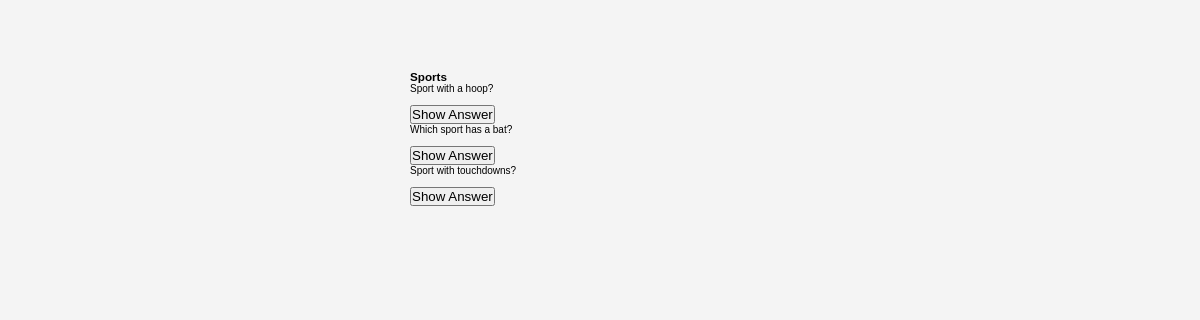
Screenshot of /play/15/ (signed in) with the database file from the repository.
### flashcard/models.py (models this page shows, shortened)
class Deck(models.Model):
    title = models.CharField(max_length=250)
    user = models.ForeignKey(
        User,
        on_delete=models.CASCADE,
        related_name="decks"
    )

class Flashcard(models.Model):
    question = models.TextField(blank=True)
    answer = models.TextField(blank=True)
    deck = models.ForeignKey(
        Deck,
        on_delete=models.CASCADE,
        related_name="cards"
    )

### flashcard/views.py (the view)
# urls.py: path("play/<int:pk>/", flashcard_views.play_deck, name="play_deck"),
@login_required
def play_deck(request, pk):
    deck = get_object_or_404(Deck, pk=pk)
    if deck.user == request.user:
        return render(request, "flashcard/play_deck.html", {"deck": deck})

### templates/flashcard/play_deck.html (shortened to what this page needs)
{% extends 'base.html' %}
{% block content %}
<div class='container'>
    <h3>{{deck.title}}</h3>
    {% for card in deck.cards.all %}
    <p>{{ card.question }}</p>
    <button class="answerButton" id="{{card.pk}}">Show Answer</button>
    {% endfor %}
        </div>
{% endblock %}

### static/styles.css (style rules this page uses)
* { margin: 0 auto; padding: 0; }
.container, .card_front { width: 380px; height: 350px; }
body { margin-top: 70px; background-color: #f4f4f4; font-family: 'Raleway', sans-serif; font-size: 62.5%; }
.container, .card_front { position: relative; }
.container { perspective: 1200px; }

### rows the page displays
Deck: title "Sports"
Flashcard: question "Sport with a hoop?"
Flashcard: question "Which sport has a bat?"
Flashcard: question "Sport with touchdowns?"
